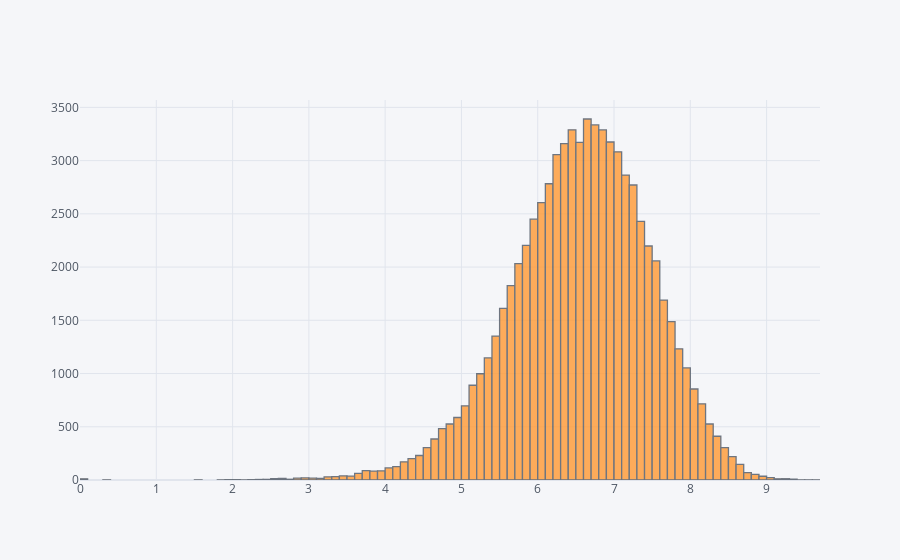

The notebook cell this image was saved under:
### Code cell
df['mean'].iplot(kind='hist',bins=100)

### Figure 1 — Plotly figure (JSON) as saved in the notebook; plotly's stock layout.template omitted (floating-point values rounded to 4 significant figures; data arrays with more than 128 entries replaced by an {"elided": "..."} marker saying what was removed)
{"data": [{"histfunc": "count", "histnorm": "", "marker": {"color": "rgba(255, 153, 51, 1.0)", "line": {"color": "#4D5663", "width": 1.3}}, "name": "mean", "nbinsx": 100, "opacity": 0.8, "orientation": "v", "type": "histogram", "x": {"elided": "74444 float values"}}], "layout": {"barmode": "overlay", "legend": {"bgcolor": "#F5F6F9", "font": {"color": "#4D5663"}}, "paper_bgcolor": "#F5F6F9", "plot_bgcolor": "#F5F6F9", "title": {"font": {"color": "#4D5663"}}, "xaxis": {"gridcolor": "#E1E5ED", "showgrid": true, "tickfont": {"color": "#4D5663"}, "title": {"font": {"color": "#4D5663"}, "text": ""}, "zerolinecolor": "#E1E5ED"}, "yaxis": {"gridcolor": "#E1E5ED", "showgrid": true, "tickfont": {"color": "#4D5663"}, "title": {"font": {"color": "#4D5663"}, "text": ""}, "zerolinecolor": "#E1E5ED"}}}
